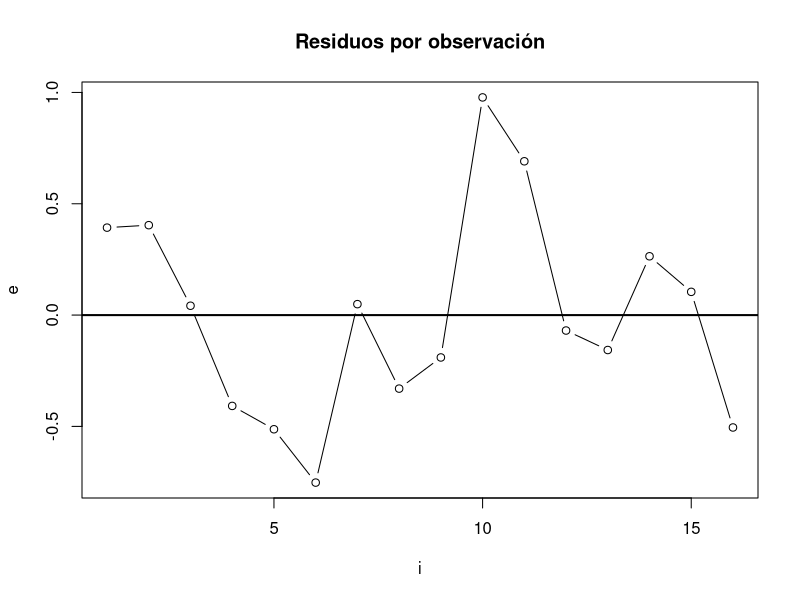
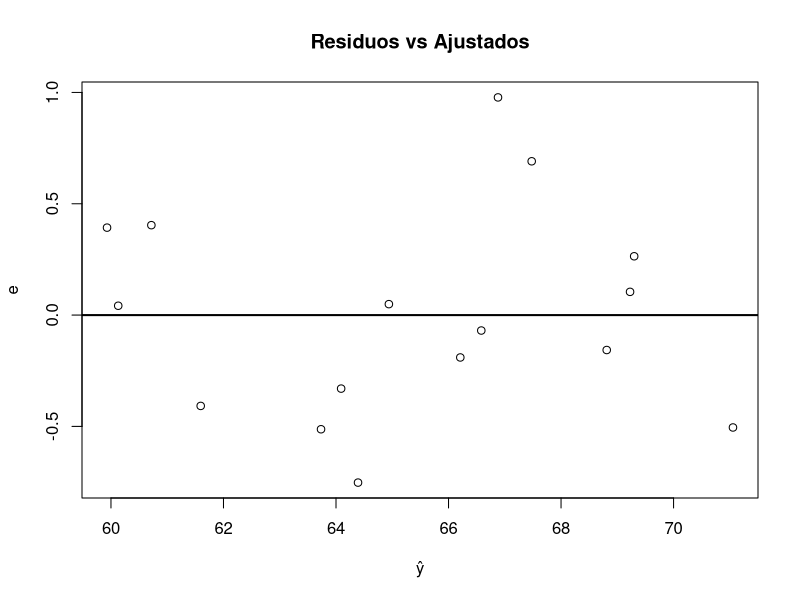
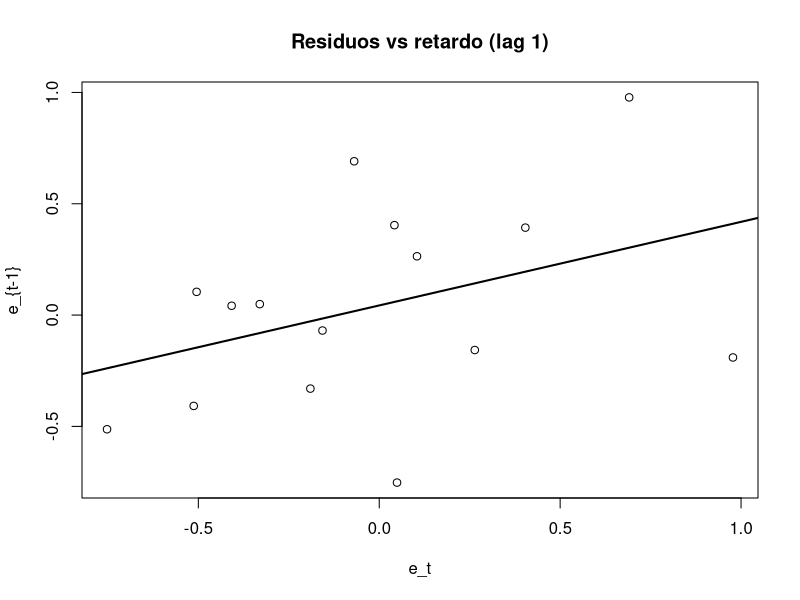

Generate these figures, in order, with R:
## ---- chunk 1
#| label: setup
#| message: false
#| warning: false
data(longley)

library(lmtest)
library(nortest)
library(car)

## ---- chunk 2
reg <- lm(Employed ~ GNP.deflator + GNP + Population, data = longley)
summary(reg)
## ---- chunk 3
coef(reg)          # coeficientes estimados
confint(reg)       # IC de coeficientes
summary(reg$residuals)
head(reg$fitted.values)  # valores ajustados

summary(reg)[[6]]  # sigma (error estándar residual)
summary(reg)[[8]]  # R^2
summary(reg)[[9]]  # R^2 ajustado
## ---- chunk 4
X <- longley[, c("GNP.deflator", "GNP", "Population")]

det(cor(X))        # determinante de la matriz de correlaciones
vif(reg)           # VIF
kappa(model.matrix(reg))  # número de condición (aprox.)
## ---- chunk 5
e <- reg$residuals
e2 <- e^2

plot(e, type = "b", main = "Residuos por observación", ylab = "e", xlab = "i")
abline(h = 0, lwd = 2)

plot(reg$fitted.values, e, main = "Residuos vs Ajustados", xlab = "ŷ", ylab = "e")
abline(h = 0, lwd = 2)
## ---- chunk 6
decision <- function(p, alpha = 0.05, h0 = "H0") {
  if (is.na(p)) return("p-value NA")
  if (p < alpha) paste("Rechazo", h0, "(p <", alpha, ")")
  else paste("No rechazo", h0, "(p ≥", alpha, ")")
}
## ---- chunk 7
bp <- bptest(reg)
gq <- gqtest(reg, fraction = 1/3, order.by = longley$GNP)

bp
cat(decision(bp$p.value, h0 = "homocedasticidad"), "\n")

gq
cat(decision(gq$p.value, h0 = "homocedasticidad"), "\n")

## ---- chunk 8
# Construcción de términos (cuadrados e interacciones)
GNP.deflator <- longley$GNP.deflator
GNP <- longley$GNP
Population <- longley$Population

aux <- lm(e2 ~ GNP.deflator + GNP + Population +
            I(GNP.deflator^2) + I(GNP^2) + I(Population^2) +
            I(GNP.deflator*GNP) + I(GNP.deflator*Population) + I(GNP*Population))

R2_aux <- summary(aux)[[8]]
n <- nrow(longley)

stat <- n * R2_aux
df <- summary(aux)[[10]][[2]]   # g.l. numerador en el aux (como en el PDF)
crit <- qchisq(0.95, df)
p_white <- pchisq(stat, df = df, lower.tail = FALSE)
c(stat = stat, df = df, p_value = p_white)
cat(decision(p_white, h0 = "homocedasticidad (White)"), "\n")


c(stat = stat, crit = crit)
## ---- chunk 9
# lag 1 de residuos
e_lag <- e[-length(e)]
e_now <- e[-1]

plot(e_now, e_lag, main = "Residuos vs retardo (lag 1)", xlab = "e_t", ylab = "e_{t-1}")
abline(lm(e_lag ~ e_now), lwd = 2)

dwtest(reg)

dw <- dwtest(reg)
dw
cat(decision(dw$p.value, h0 = "incorrelación (DW)"), "\n")

## ---- chunk 10
ks.test(e, pnorm, mean(e), sd(e))
shapiro.test(e)
lillie.test(e)

ks <- ks.test(e, pnorm, mean(e), sd(e))
sw <- shapiro.test(e)
lf <- lillie.test(e)

ks; cat(decision(ks$p.value, h0="normalidad (KS)"), "\n")
sw; cat(decision(sw$p.value, h0="normalidad (Shapiro)"), "\n")
lf; cat(decision(lf$p.value, h0="normalidad (Lilliefors)"), "\n")
